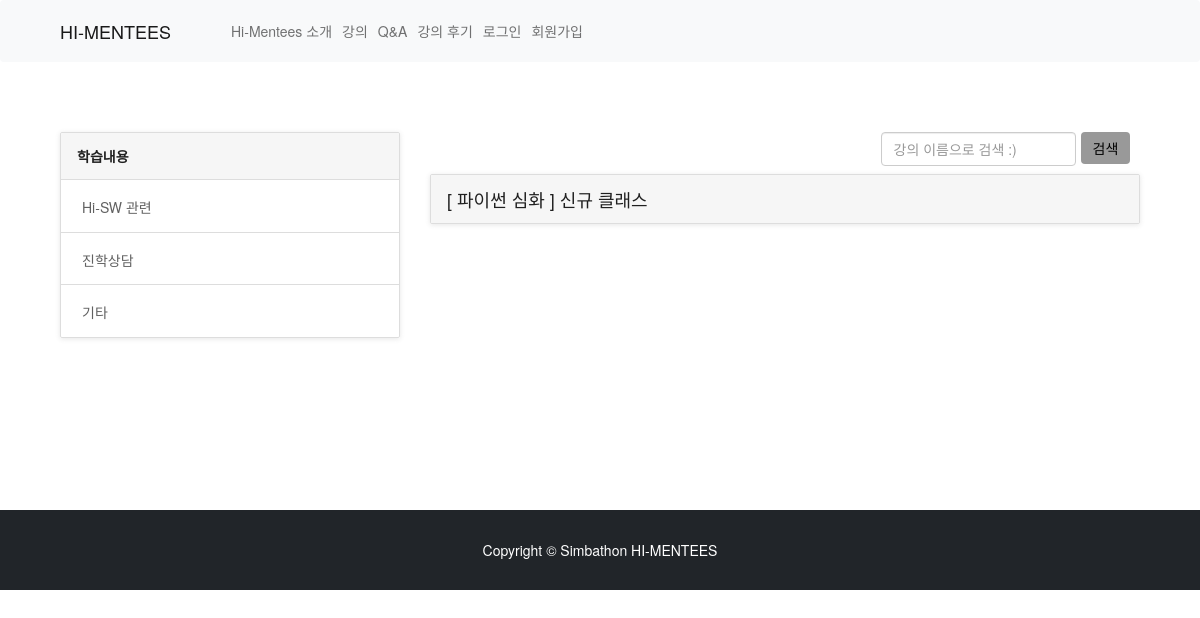
The page /question/index/ on the database as committed earlier.
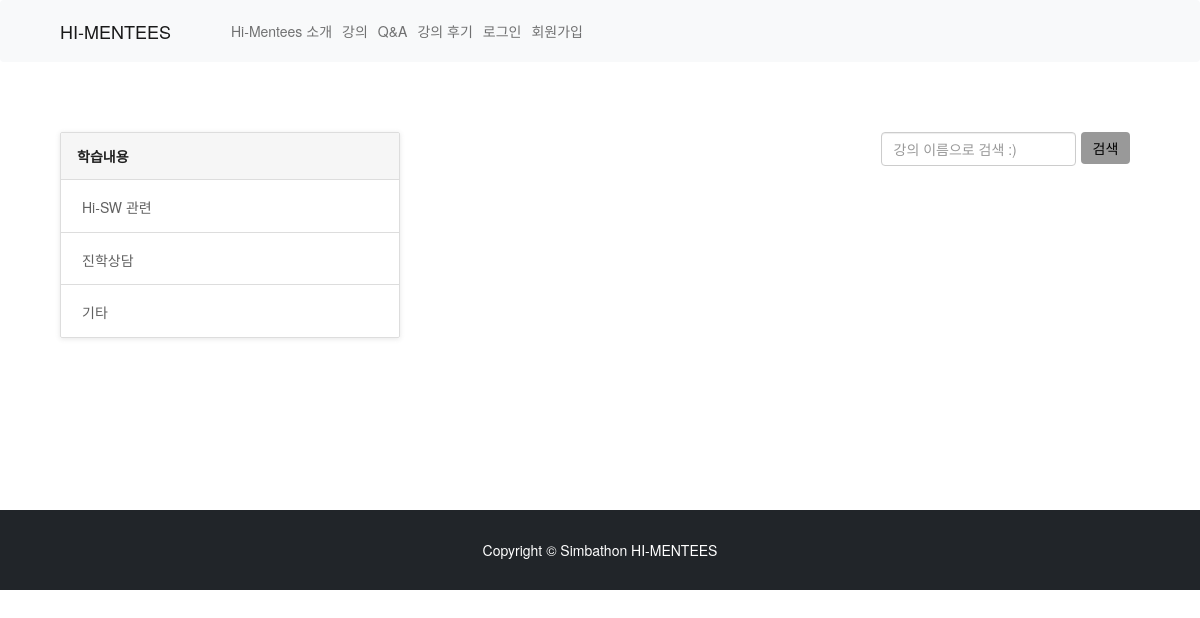
The same page on the database as committed later.
### question/models.py (models this page shows)
class UserQuestion(models.Model):
    category_choice = (
        ('학습내용', '학습내용'),
        ('hi-sw 관련', 'hi-sw 관련'),
        ('진학상담', '진학상담'),
        ('기타', '기타'),
    )
    category = models.CharField(max_length=10, choices=category_choice, default='기타')
    lecture = models.ForeignKey(Lecture, on_delete=models.CASCADE, null=True, blank=True)
    title = models.CharField(max_length=100)
    content = models.TextField()
    question_reg_date = models.DateTimeField(default=timezone.now, verbose_name="질문작성일")
    user = models.ForeignKey(settings.AUTH_USER_MODEL, on_delete=models.CASCADE, null=False, verbose_name="질문자")
    answer = models.TextField(verbose_name="질문에 대한 답변", null=True, blank=True)
    answer_user = models.ForeignKey(UserProfile, on_delete=models.CASCADE, verbose_name="질문 답변자", null=True, blank=True)
    answer_reg_date = models.DateTimeField(verbose_name="답변작성일", null=True, blank=True)

### lecture/models.py (models this page shows, shortened)
class Lecture(models.Model):
    id=models.AutoField(primary_key=True)
    title=models.CharField(max_length=200)
    category = models.ForeignKey('Category', on_delete=models.CASCADE, null=True)
    body=models.TextField()
    LEVEL_CHOICE = (
    ('star1','1단계'),
    ('star2','2단계'),
    ('star3','3단계'),
    ('star4','4단계'),
    ('star5','5단계'),)
    level=models.CharField(max_length=10, choices=LEVEL_CHOICE)
    host=models.ForeignKey(UserProfile, on_delete=models.CASCADE)
    app_start_date=models.DateTimeField()
    app_end_date=models.DateTimeField()
    thumbnail=models.ImageField(upload_to='images/',blank=True, null=True)
    schedule=models.ImageField(upload_to='images/',blank=True, null=True)
    enrol_students=models.ManyToManyField(settings.AUTH_USER_MODEL, blank=True, related_name="enrol")
    like_users=models.ManyToManyField(settings.AUTH_USER_MODEL, related_name="like_lectures")
    class Meta:
        db_table='Lecture'

### question/views.py (the view)
# urls.py: path('index/', views.QuestionList.as_view(), name="index"),
class QuestionList(ListView):
    model = UserQuestion
    context_object_name = 'question_list'
    template_name = 'question/question_list.html'
    def get_context_data(self, *args, **kwargs):
        context = super().get_context_data(*args, **kwargs)
        context['about_lecture'] = UserQuestion.objects.exclude(answer__exact='').filter(category='학습내용')
        context['about_hisw'] = UserQuestion.objects.exclude(answer__exact='').filter(category='hi-sw 관련')
        context['about_school'] = UserQuestion.objects.exclude(answer__exact='').filter(category='진학상담')
        context['about_etc'] = UserQuestion.objects.exclude(answer__exact='').filter(category='기타')
        return context

### question/templates/question/question_list.html (shortened to what this page needs)
{% extends "base.html" %}
{% load static %}
{% block content %}
<link rel='stylesheet prefetch' href='https://maxcdn.bootstrapcdn.com/bootstrap/3.3.6/css/bootstrap.min.css'>
<link rel='stylesheet prefetch' href='https://files.krve.io/f/eyespot.css'>
<link rel='stylesheet prefetch' href='https://cdn.cloudcache.dk/materialdesignicons/1.6.50/css/materialdesignicons.min.css'>
<div class="container" style="margin-top : 5em; margin-bottom : 10em;">
  <div class="col-md-4">
    <ul class="list-group help-group">
      <div class="faq-list list-group nav nav-tabs">
        <a href="#tab1" class="list-group-item active" role="tab" data-toggle="tab">
          학습내용
        </a>
        <a href="#tab2" class="list-group-item" role="tab" data-toggle="tab">
           Hi-SW 관련
        </a>
        <a href="#tab3" class="list-group-item" role="tab" data-toggle="tab">
           진학상담
        </a>
        <a href="#tab4" class="list-group-item" role="tab" data-toggle="tab">
           기타
        </a>
      </div>
    </ul>
  </div>
  <div class="col-md-8">
    <div class="tab-content panels-faq">
      <div class="tab-pane active" id="tab1">
        <form class="row g-2" style="margin-left: 32em;" action="{% url 'question:result' %}" method='GET'>
          <div class="col-auto" align="right;">
            <input type="search" class="form-control" id="search" name='query' placeholder="강의 이름으로 검색 :)">
          </div>
          <div class="col-auto">
            <button type="submit" class="btn btn-primary mb-3" style="background-color: #999999; color: #000000; border: none;">
              검색
            </button>
          </div>
        </form>
        <div class="panel-group" id="category1">
            {% for question in about_lecture %}
              <div class="panel panel-default panel-help">
                <a href="#question{{ question.id }}" data-toggle="collapse" data-parent="#category1">
                  <div class="panel-heading">
                    {% if question.lecture is not null %}
                      <h2>[ {{ question.lecture.title }} ] {{ question.title }}</h2>
                    {% else %}
                      <h2>{{ question.title }}</h2>
                    {% endif %}
                  </div>
                </a>
              </div>
            {% endfor %}
        </div>
      </div>
    </div>
  </div>
</div>
{%endblock%}

### templates/base.html (shortened to what this page needs)
{% load static %}
<!DOCTYPE html>
<html lang="ko">
    {% include 'head.html' %}
    <body>
        {% include 'header.html' %}
        {% block content %}
        {% endblock %}
        {% include 'footer.html' %}
    </body>
</html>

### templates/head.html (shortened to what this page needs)
{% load static %}
<head>
    <link href="https://cdn.jsdelivr.net/npm/bootstrap-icons@1.5.0/font/bootstrap-icons.css" rel="stylesheet" />
    <link rel="stylesheet" href="https://cdnjs.cloudflare.com/ajax/libs/font-awesome/5.8.2/css/all.min.css">
    <link rel="stylesheet" href="{% static 'css/styles.css' %}">
    <link href="https://cdn.jsdelivr.net/npm/bootstrap@5.0.1/dist/css/bootstrap.min.css" rel="stylesheet">
    <link rel="stylesheet" href="https://cdnjs.cloudflare.com/ajax/libs/ionicons/4.2.0/css/ionicons.min.css" />
</head>

### templates/header.html (shortened to what this page needs)
{% load static %}
<nav class="navbar navbar-expand-lg navbar-light bg-light">
    <div class="container px-4 px-lg-5">
        <a class="navbar-brand" href="{% url 'mainPage:main' %}">HI-MENTEES</a>
        <div class="collapse navbar-collapse" id="navbarSupportedContent">
            <ul class="navbar-nav me-auto mb-2 mb-lg-0 ms-lg-4">
                <li class="nav-item">
                    <a class="nav-link" href="{% url 'introduction' %}">Hi-Mentees 소개</a>
                </li>
                <li class="nav-item">
                    <a class="nav-link" href="{% url 'lecture:index' %}">강의</a>
                </li>
                <li class="nav-item">
                    <a class="nav-link" href="{% url 'question:index' %}">Q&A</a>
                </li>
                <li class="nav-item">
                    <a class="nav-link" href="{% url 'review:index' %}">강의 후기</a>
                </li>
                {% if user.is_authenticated %}
                <li class="nav-item">
                    <a class="nav-link" href="{% url 'myPage:mypage' %}">마이페이지</a>
                </li>
                <li class="nav-item">
                    <a class="nav-link" href="{% url 'account_logout' %}">로그아웃</a>
                </li>
                {% else %}
                <li class="nav-item">
                    <a class="nav-link" href="{% url 'account_login' %}">로그인</a>
                </li>
                <li class="nav-item">
                    <a class="nav-link" href="{% url 'account_signup' %}">회원가입</a>
                </li>
                {% endif %}
            </ul>
        </div>
    </div>
</nav>

### templates/footer.html
<footer class="py-5 bg-dark">
    <div class="container"><p class="m-0 text-center text-white">Copyright &copy; Simbathon HI-MENTEES</p></div>
</footer>

### question/templates/question/question_list.html (style rules this page uses)
.list-group.help-group { margin-bottom: 20px; padding-left: 0; margin: 0; }
.list-group.help-group .faq-list { display: block; top: auto; margin: 0 0 32px; border-radius: 2px; border: 1px solid #ddd; box-shadow: 0 1px 5px rgba(85, 85, 85, 0.15); }
.list-group.help-group .faq-list .list-group-item { position: relative; display: block; margin: 0; padding: 13px 16px; background-color: #fff; border: 0; border-bottom: 1px solid #ddd; border-top-left-radius: 2px; border-top-right-radius: 2px; color: #616161; transition: background-color .2s; }
.list-group.help-group .faq-list .list-group-item.active { background-color: #f6f6f6; font-weight: 700; color: rgba(0, 0, 0, 0.87); }
.list-group.help-group .faq-list .list-group-item:last-of-type { border-bottom-left-radius: 2px; border-bottom-right-radius: 2px; border-bottom: 0; }
.tab-content.panels-faq { padding: 0; border: 0; }

Rows that differ between the two databases and show on the page:
removed UserQuestion: lecture "파이썬 심화", title "신규 클래스"
